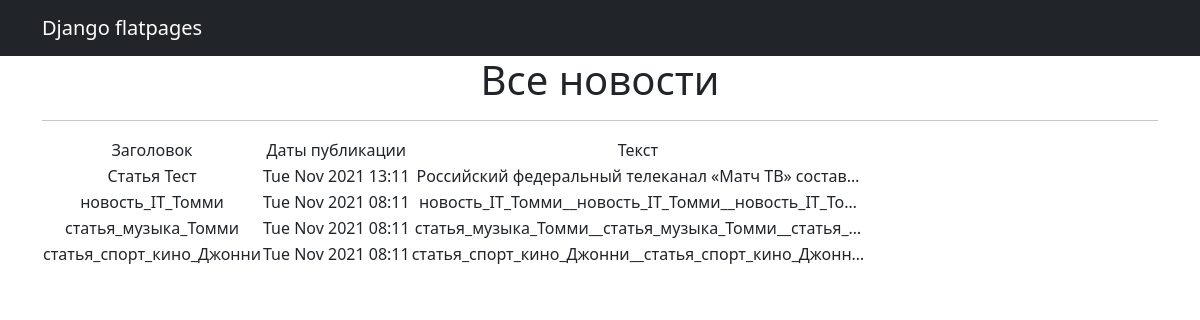
Page /news/ on the committed database.
### NewsPortal/models.py (models this page shows, shortened)
class Post(models.Model):
    article = 'a'
    news = 'n'
    POST_TYPE = [
        (article, "Статья"),
        (news, "Новость")
    ]
    author = models.ForeignKey(Author, on_delete = models.CASCADE)
    post_type = models.CharField(max_length = 1, choices = POST_TYPE, default = article)
    created = models.DateTimeField(auto_now_add = True)
    cats = models.ManyToManyField(Category, through = 'PostCategory')
    title = models.CharField(max_length = 256)
    text = models.TextField()
    rating = models.IntegerField(default = 0)

### NewsPortal/views.py (the view)
# urls.py: path('', PostList.as_view()),
class PostList(ListView):
    model = Post
    template_name = 'news.html'
    context_object_name = 'news'
    queryset = Post.objects.order_by('-created')

### templates/news.html (shortened to what this page needs)
{% extends 'flatpages/default.html' %}
{% load custom_filters %}
{% block content %}
    <h1>Все новости</h1>
    <hr>
    {% if news %}
        <table>
            <tr>
                <td>
                    Заголовок
                </td>
                <td>
                    Даты публикации
                </td>
                <td>
                    Текст
                </td>
            </tr>
        {% for new in news %}
            <tr>
                <td>
                    {{ new.title }}
                <td>
                    {{ new.created| date:'D M Y H:m' }}
                </td>
                <td>
                    {{ new.text|truncatechars:50 }}
                </td>
            </tr>
        {% endfor %}
        </table>
    {% else %}
        <h2>Новостей нет!</h2>
    {% endif %}
{% endblock content %}

### templates/flatpages/default.html (shortened to what this page needs)
<!DOCTYPE html>
<html lang="en">
    <head>
        {% load static %}
        <link href="{% static 'css/styles.css' %}" rel="stylesheet" />
    </head>
    <body>
        <nav class="navbar navbar-expand-lg navbar-dark bg-dark static-top">
            <div class="container">
                <a class="navbar-brand" href="/admin/flatpages/flatpage/">Django flatpages</a>
            </div>
        </nav>
        <div class="container">
            <div class="row">
                <div class="col-lg-12 text-center">
                    {% block content %}{% endblock content %}
                </div>
            </div>
         </div>
    </body>
</html>

### rows in the picture
Post: title "Статья Тест", created "Tue Nov 2021 13:11", text "Российский федеральный телеканал «Матч ТВ» состав…"
Post: title "новость_IT_Томми", created "Tue Nov 2021 08:11", text "новость_IT_Томми__новость_IT_Томми__новость_IT_То…"
Post: title "статья_музыка_Томми", created "Tue Nov 2021 08:11", text "статья_музыка_Томми__статья_музыка_Томми__статья_…"
Post: title "статья_спорт_кино_Джонни", created "Tue Nov 2021 08:11", text "статья_спорт_кино_Джонни__статья_спорт_кино_Джонн…"
